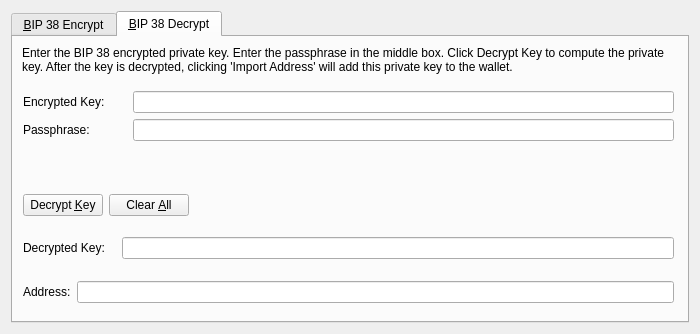
<?xml version="1.0" encoding="UTF-8"?>
<ui version="4.0">
 <class>Bip38ToolDialog</class>
 <widget class="QDialog" name="Bip38ToolDialog">
  <property name="geometry">
   <rect>
    <x>0</x>
    <y>0</y>
    <width>700</width>
    <height>334</height>
   </rect>
  </property>
  <property name="windowTitle">
   <string>BIP 38 Tool</string>
  </property>
  <property name="modal">
   <bool>true</bool>
  </property>
  <layout class="QVBoxLayout" name="verticalLayout">
   <item>
    <widget class="QTabWidget" name="tabWidget">
     <property name="currentIndex">
      <number>1</number>
     </property>
     <widget class="QWidget" name="tabBip38Encrypt">
      <attribute name="title">
       <string>&amp;BIP 38 Encrypt</string>
      </attribute>
      <layout class="QVBoxLayout" name="verticalLayout_SM">
       <item>
        <widget class="QLabel" name="infoLabel_ENC">
         <property name="text">
          <string>Enter a Trendo Address that you would like to encrypt using BIP 38. Enter a passphrase in the middle box. Press encrypt to compute the encrypted private key.</string>
         </property>
         <property name="textFormat">
          <enum>Qt::PlainText</enum>
         </property>
         <property name="wordWrap">
          <bool>true</bool>
         </property>
        </widget>
       </item>
       <item>
        <layout class="QHBoxLayout" name="horizontalLayout_1_ENC">
         <property name="spacing">
          <number>2</number>
         </property>
         <item>
          <widget class="QLabel" name="label_5">
           <property name="minimumSize">
            <size>
             <width>102</width>
             <height>0</height>
            </size>
           </property>
           <property name="text">
            <string>Address:</string>
           </property>
          </widget>
         </item>
         <item>
          <widget class="QValidatedLineEdit" name="addressIn_ENC">
           <property name="toolTip">
            <string>The Trendo address to sign the message with</string>
           </property>
          </widget>
         </item>
         <item>
          <widget class="QPushButton" name="addressBookButton_ENC">
           <property name="toolTip">
            <string>Choose previously used address</string>
           </property>
           <property name="text">
            <string/>
           </property>
           <property name="icon">
            <iconset resource="../trendo.qrc">
             <normaloff>:/icons/address-book</normaloff>:/icons/address-book</iconset>
           </property>
           <property name="shortcut">
            <string>Alt+A</string>
           </property>
           <property name="autoDefault">
            <bool>false</bool>
           </property>
          </widget>
         </item>
         <item>
          <widget class="QPushButton" name="pasteButton_ENC">
           <property name="toolTip">
            <string>Paste address from clipboard</string>
           </property>
           <property name="text">
            <string/>
           </property>
           <property name="icon">
            <iconset resource="../trendo.qrc">
             <normaloff>:/icons/editpaste</normaloff>:/icons/editpaste</iconset>
           </property>
           <property name="shortcut">
            <string>Alt+P</string>
           </property>
           <property name="autoDefault">
            <bool>false</bool>
           </property>
          </widget>
         </item>
        </layout>
       </item>
       <item>
        <layout class="QHBoxLayout" name="horizontalLayout_5">
         <property name="spacing">
          <number>2</number>
         </property>
         <item>
          <widget class="QLabel" name="label_6">
           <property name="minimumSize">
            <size>
             <width>102</width>
             <height>0</height>
            </size>
           </property>
           <property name="text">
            <string>Passphrase: </string>
           </property>
          </widget>
         </item>
         <item>
          <widget class="QLineEdit" name="passphraseIn_ENC">
           <property name="echoMode">
            <enum>QLineEdit::Password</enum>
           </property>
          </widget>
         </item>
        </layout>
       </item>
       <item>
        <layout class="QHBoxLayout" name="horizontalLayout_2_ENC">
         <property name="spacing">
          <number>2</number>
         </property>
         <item>
          <widget class="QLabel" name="encryptedKeyLabel_ENC">
           <property name="text">
            <string>Encrypted Key:</string>
           </property>
           <property name="textFormat">
            <enum>Qt::PlainText</enum>
           </property>
          </widget>
         </item>
         <item>
          <widget class="QLineEdit" name="encryptedKeyOut_ENC">
           <property name="minimumSize">
            <size>
             <width>522</width>
             <height>0</height>
            </size>
           </property>
           <property name="maximumSize">
            <size>
             <width>522</width>
             <height>16777215</height>
            </size>
           </property>
           <property name="font">
            <font>
             <italic>true</italic>
            </font>
           </property>
           <property name="readOnly">
            <bool>true</bool>
           </property>
          </widget>
         </item>
         <item>
          <widget class="QPushButton" name="copyKeyButton_ENC">
           <property name="minimumSize">
            <size>
             <width>30</width>
             <height>0</height>
            </size>
           </property>
           <property name="maximumSize">
            <size>
             <width>30</width>
             <height>16777215</height>
            </size>
           </property>
           <property name="toolTip">
            <string>Copy the current signature to the system clipboard</string>
           </property>
           <property name="text">
            <string/>
           </property>
           <property name="icon">
            <iconset resource="../trendo.qrc">
             <normaloff>:/icons/editcopy</normaloff>:/icons/editcopy</iconset>
           </property>
           <property name="autoDefault">
            <bool>false</bool>
           </property>
          </widget>
         </item>
        </layout>
       </item>
       <item>
        <layout class="QHBoxLayout" name="horizontalLayout_3_ENC">
         <item>
          <widget class="QPushButton" name="encryptKeyButton_ENC">
           <property name="toolTip">
            <string>Sign the message to prove you own this Trendo address</string>
           </property>
           <property name="text">
            <string>Encrypt &amp;Key</string>
           </property>
           <property name="icon">
            <iconset resource="../trendo.qrc">
             <normaloff>:/icons/white_edit</normaloff>:/icons/white_edit</iconset>
           </property>
           <property name="autoDefault">
            <bool>false</bool>
           </property>
          </widget>
         </item>
         <item>
          <widget class="QPushButton" name="clearButton_ENC">
           <property name="toolTip">
            <string>Reset all sign message fields</string>
           </property>
           <property name="text">
            <string>Clear &amp;All</string>
           </property>
           <property name="icon">
            <iconset resource="../trendo.qrc">
             <normaloff>:/icons/white_remove</normaloff>:/icons/white_remove</iconset>
           </property>
           <property name="autoDefault">
            <bool>false</bool>
           </property>
          </widget>
         </item>
         <item>
          <spacer name="horizontalSpacer_1_ENC">
           <property name="orientation">
            <enum>Qt::Horizontal</enum>
           </property>
           <property name="sizeHint" stdset="0">
            <size>
             <width>40</width>
             <height>48</height>
            </size>
           </property>
          </spacer>
         </item>
         <item>
          <widget class="QLabel" name="statusLabel_ENC">
           <property name="font">
            <font>
             <weight>75</weight>
             <bold>true</bold>
            </font>
           </property>
           <property name="text">
            <string/>
           </property>
           <property name="wordWrap">
            <bool>true</bool>
           </property>
          </widget>
         </item>
         <item>
          <spacer name="horizontalSpacer_2_ENC">
           <property name="orientation">
            <enum>Qt::Horizontal</enum>
           </property>
           <property name="sizeHint" stdset="0">
            <size>
             <width>40</width>
             <height>48</height>
            </size>
           </property>
          </spacer>
         </item>
        </layout>
       </item>
      </layout>
     </widget>
     <widget class="QWidget" name="tabBip38Decrypt">
      <attribute name="title">
       <string>&amp;BIP 38 Decrypt</string>
      </attribute>
      <widget class="QLabel" name="infoLabel_DEC">
       <property name="geometry">
        <rect>
         <x>9</x>
         <y>9</y>
         <width>660</width>
         <height>38</height>
        </rect>
       </property>
       <property name="text">
        <string>Enter the BIP 38 encrypted private key. Enter the passphrase in the middle box. Click Decrypt Key to compute the private key. After the key is decrypted, clicking 'Import Address' will add this private key to the wallet.</string>
       </property>
       <property name="textFormat">
        <enum>Qt::PlainText</enum>
       </property>
       <property name="alignment">
        <set>Qt::AlignLeading|Qt::AlignLeft|Qt::AlignTop</set>
       </property>
       <property name="wordWrap">
        <bool>true</bool>
       </property>
      </widget>
      <widget class="QLabel" name="statusLabel_DEC">
       <property name="geometry">
        <rect>
         <x>228</x>
         <y>143</y>
         <width>16</width>
         <height>16</height>
        </rect>
       </property>
       <property name="font">
        <font>
         <weight>75</weight>
         <bold>true</bold>
        </font>
       </property>
       <property name="text">
        <string/>
       </property>
       <property name="wordWrap">
        <bool>true</bool>
       </property>
      </widget>
      <widget class="QWidget" name="">
       <property name="geometry">
        <rect>
         <x>10</x>
         <y>54</y>
         <width>651</width>
         <height>52</height>
        </rect>
       </property>
       <layout class="QGridLayout" name="gridLayout">
        <item row="0" column="0">
         <widget class="QLabel" name="label_2">
          <property name="minimumSize">
           <size>
            <width>104</width>
            <height>0</height>
           </size>
          </property>
          <property name="text">
           <string>Encrypted Key:</string>
          </property>
         </widget>
        </item>
        <item row="0" column="1">
         <widget class="QValidatedLineEdit" name="encryptedKeyIn_DEC">
          <property name="toolTip">
           <string>The Trendo address the message was signed with</string>
          </property>
         </widget>
        </item>
        <item row="1" column="0">
         <widget class="QLabel" name="label">
          <property name="minimumSize">
           <size>
            <width>104</width>
            <height>0</height>
           </size>
          </property>
          <property name="text">
           <string>Passphrase: </string>
          </property>
         </widget>
        </item>
        <item row="1" column="1">
         <widget class="QLineEdit" name="passphraseIn_DEC">
          <property name="echoMode">
           <enum>QLineEdit::Password</enum>
          </property>
         </widget>
        </item>
       </layout>
      </widget>
      <widget class="QWidget" name="">
       <property name="geometry">
        <rect>
         <x>10</x>
         <y>143</y>
         <width>260</width>
         <height>50</height>
        </rect>
       </property>
       <layout class="QGridLayout" name="gridLayout_2">
        <item row="0" column="0">
         <widget class="QPushButton" name="decryptKeyButton_DEC">
          <property name="toolTip">
           <string>Verify the message to ensure it was signed with the specified Trendo address</string>
          </property>
          <property name="text">
           <string>Decrypt &amp;Key</string>
          </property>
          <property name="autoDefault">
           <bool>false</bool>
          </property>
         </widget>
        </item>
        <item row="0" column="1">
         <widget class="QPushButton" name="clearButton_DEC">
          <property name="toolTip">
           <string>Reset all verify message fields</string>
          </property>
          <property name="text">
           <string>Clear &amp;All</string>
          </property>
          <property name="icon">
           <iconset resource="../trendo.qrc">
            <normaloff>:/icons/white_remove</normaloff>:/icons/white_remove</iconset>
          </property>
          <property name="autoDefault">
           <bool>false</bool>
          </property>
         </widget>
        </item>
        <item row="0" column="2">
         <spacer name="horizontalSpacer_1_DEC">
          <property name="orientation">
           <enum>Qt::Horizontal</enum>
          </property>
          <property name="sizeHint" stdset="0">
           <size>
            <width>40</width>
            <height>48</height>
           </size>
          </property>
         </spacer>
        </item>
        <item row="0" column="3">
         <spacer name="horizontalSpacer_2_DEC">
          <property name="orientation">
           <enum>Qt::Horizontal</enum>
          </property>
          <property name="sizeHint" stdset="0">
           <size>
            <width>40</width>
            <height>48</height>
           </size>
          </property>
         </spacer>
        </item>
       </layout>
      </widget>
      <widget class="QWidget" name="">
       <property name="geometry">
        <rect>
         <x>10</x>
         <y>199</y>
         <width>651</width>
         <height>24</height>
        </rect>
       </property>
       <layout class="QGridLayout" name="gridLayout_3">
        <item row="0" column="0">
         <widget class="QLabel" name="label_3">
          <property name="text">
           <string>Decrypted Key:</string>
          </property>
         </widget>
        </item>
        <item row="0" column="1">
         <widget class="QValidatedLineEdit" name="decryptedKeyOut_DEC">
          <property name="maximumSize">
           <size>
            <width>552</width>
            <height>16777215</height>
           </size>
          </property>
         </widget>
        </item>
       </layout>
      </widget>
      <widget class="QWidget" name="">
       <property name="geometry">
        <rect>
         <x>10</x>
         <y>243</y>
         <width>651</width>
         <height>24</height>
        </rect>
       </property>
       <layout class="QGridLayout" name="gridLayout_4">
        <item row="0" column="1">
         <widget class="QLineEdit" name="addressOut_DEC"/>
        </item>
        <item row="0" column="0">
         <widget class="QLabel" name="label_4">
          <property name="text">
           <string>Address:</string>
          </property>
         </widget>
        </item>
       </layout>
      </widget>
     </widget>
    </widget>
   </item>
  </layout>
 </widget>
 <customwidgets>
  <customwidget>
   <class>QValidatedLineEdit</class>
   <extends>QLineEdit</extends>
   <header>qvalidatedlineedit.h</header>
  </customwidget>
 </customwidgets>
 <resources>
  <include location="../trendo.qrc"/>
 </resources>
 <connections/>
</ui>
